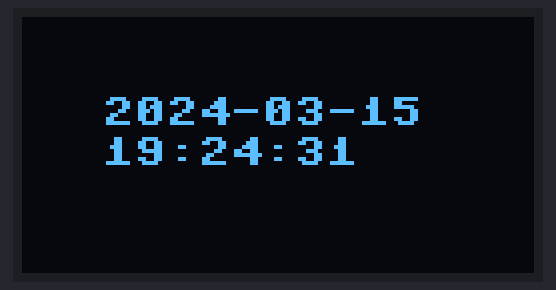
The program below on a simulated MicroPython board. On the bench: 128×64 one-colour display. WiFi joins after 1.5 s; the clock reads 2024-03-15 10:24:30 at power-on unless the program sets it; what the program prints to the serial console is not drawn.

Above: at 1.7 s.
At 5.8 s:
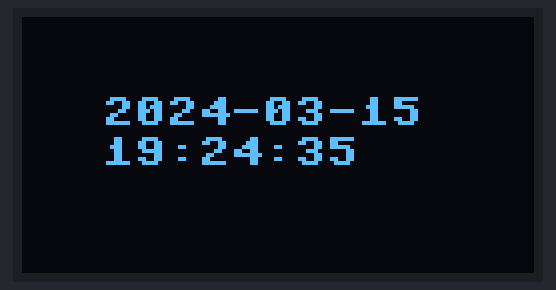
At 10.9 s:
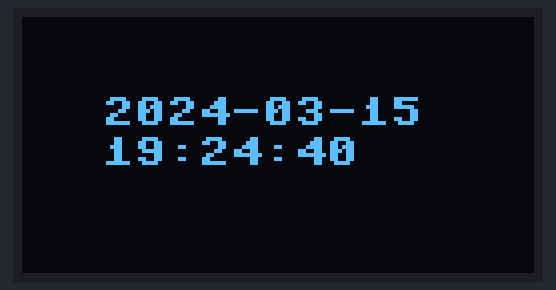
At 20.1 s:
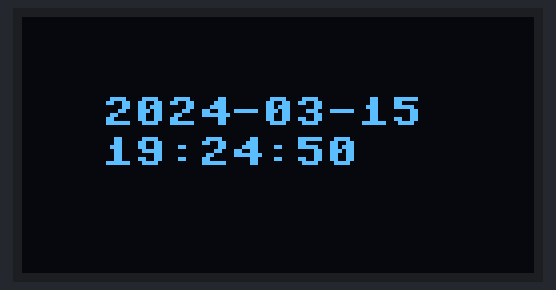
At 27.3 s:
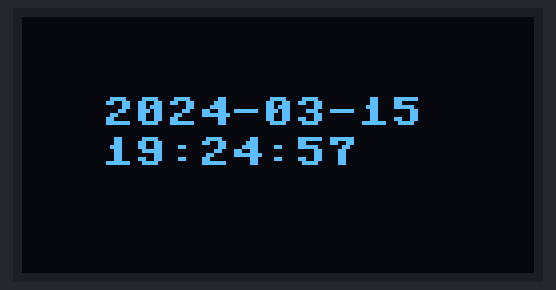
At 38.6 s:
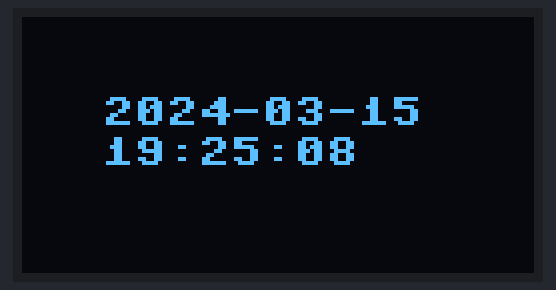

Measured:
- what the display in image 0 shows lasts 1.0 s, from 1.6 s to 2.6 s

The program:

7-2.OLED____________4.py
```python
import network
import time
import ntptime
from machine import Pin
from machine import SoftI2C
from ssd1306 import SSD1306_I2C

ssid = "daduino"
password = "daduino12345"

i2c = SoftI2C(sda=Pin(43), scl=Pin(44))
oled = SSD1306_I2C(128, 64, i2c)

def wifi_connect():
    wlan = network.WLAN(network.STA_IF)
    wlan.active(True)

    if not wlan.isconnected():
        print("Connecting to network...")
        wlan.connect(ssid, password)

        while not wlan.isconnected():
            time.sleep_ms(300)

        print("Connected to network:", wlan.ifconfig())
        return True
    else:
        print("Already connected to network:", wlan.ifconfig())
        return True

def set_time_from_ntp():
    try:
        ntptime.settime()
        print("Time synchronized with NTP")
    except Exception as e:
        print("Failed to synchronize time with NTP:", str(e))

def get_kst_time():
    utc_time = time.time()
    kst_time = time.localtime(utc_time + 9 * 3600)  # 9시간 추가
    return kst_time

if wifi_connect():
    set_time_from_ntp()

while True:
    rtc_time = get_kst_time()
    formatted_time = "{}-{:02d}-{:02d} {:02d}:{:02d}:{:02d}".format(
        rtc_time[0], rtc_time[1], rtc_time[2], rtc_time[3], rtc_time[4], rtc_time[5]
    )
    print("Current Time (KST):", formatted_time)

    yyyy_mm_dd = "{}-{:02d}-{:02d}".format(rtc_time[0], rtc_time[1], rtc_time[2])
    hh_mm_ss = "{:02d}:{:02d}:{:02d}".format(rtc_time[3], rtc_time[4], rtc_time[5])

    oled.fill(0)
    oled.text(yyyy_mm_dd, 20, 20)
    oled.text(hh_mm_ss, 20, 30)
    oled.show()

    time.sleep(1)
```
